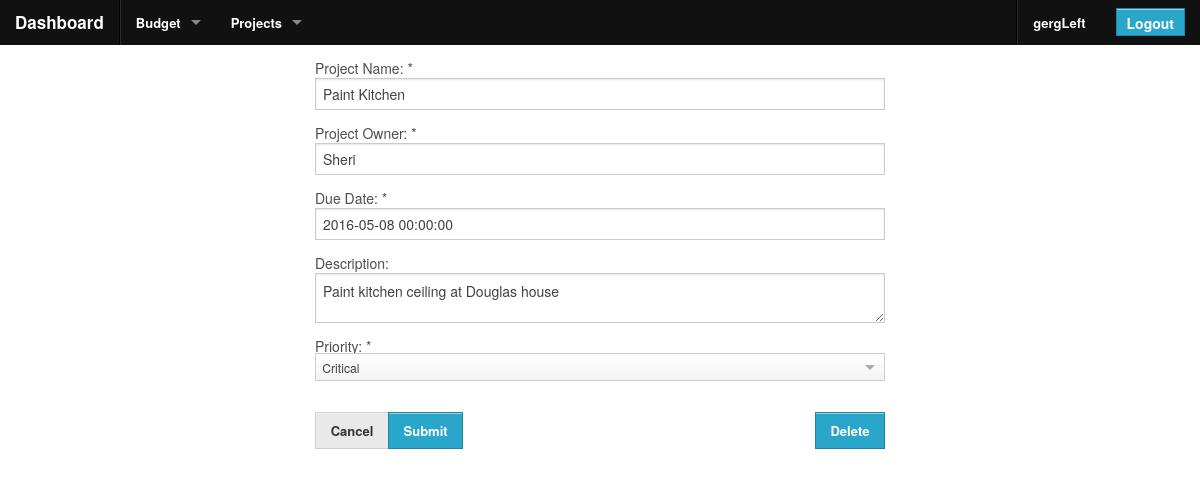
/site-sections/projects/edit_project.php?pid=4 (signed in), run on the app's committed database.
### tables this page shows
CREATE TABLE `authorized_users` (
  `user_id` int(11) NOT NULL AUTO_INCREMENT,
  `username` varchar(45) DEFAULT NULL,
  `password` varchar(255) DEFAULT NULL,
  `last_login` datetime DEFAULT NULL,
  `create_date` datetime DEFAULT NULL,
  PRIMARY KEY (`user_id`),
  UNIQUE KEY `username_UNIQUE` (`username`)
);

CREATE TABLE `projects` (
  `id` int(10) unsigned NOT NULL AUTO_INCREMENT,
  `name` varchar(50) NOT NULL,
  `dueDate` datetime NOT NULL DEFAULT CURRENT_TIMESTAMP,
  `priority` varchar(10) NOT NULL DEFAULT ' medium',
  `owner` varchar(50) DEFAULT NULL,
  `description` varchar(500) DEFAULT NULL,
  PRIMARY KEY (`id`)
);

### includes/functions_helperFunctions.php (called while the page is built, shortened)
<?php
function isExternalPage($page) {
	switch($page) {
		default:
			return false;
			break;
	}
}
?>

### functions.php (called while the page is built, shortened)
<?php
include 'includes/db_sql.phpclass.inc';
include 'includes/functions_helperFunctions.php';
include 'includes/membership_info.phpclass.inc';
include 'includes/project.phpclass.inc';
$loginProtectedPage = !isExternalPage($page_tag);
$currentUserInfo = new membership_info();
if (isset($_SESSION["user_id"])) {
  $currentUserInfo->setUserInfo($_SESSION["user_id"]);
}
$currentUser = $currentUserInfo->username;
?>

### includes/membership_info.phpclass.inc (called while the page is built, shortened)
<?php
class membership_info {
  public function setUserInfo($userId) {
    $db = new db_sql();
    $query =
      "SELECT
        *
      FROM
        authorized_users
      WHERE ";
    $query .= sprintf("user_id = '%s' ", $userId);
    $db->query($query);
    if ($db->next_record()) {
      $this->user_id = $db->f("user_id");
      if (isset($this->user_id)) {
        $this->username = $db->f("username");
      }
    }
  }
}
?>

### includes/db_sql.phpclass.inc (called while the page is built, shortened)
<?php
class db_sql {
	private $host;
	private $database;
	private $user;
	private $password;
	public $Record = array();
	private $Link_ID    = 0;
	private $Query_ID   = 0;
	public function __construct($database="") {
		switch ($database)
		{
			default:
			case 'center':
				$this->host = "localhost";
				$this->database = 'center_org';
				$this->user = 'center';
				$this->password = 'G&6j37dZQB4h$93x';
				break;
		}
	}
	function connect($database = "", $host = "", $user = "", $password = "") {
		if ($database == "")
			$database = $this->database;
		if ($host == "")
			$host = $this->host;
		if ($user == "")
			$user = $this->user;
		if ($password == "")
			$password = $this->password;
		if ($this->Link_ID == 0) {
			$this->Link_ID = mysql_connect($host, $user, $password, true, 2);
		}
		return $this->Link_ID;
	}
	public function query($Query_String) {
		$this->Query_ID = @mysql_query($Query_String,$this->Link_ID);
		return $this->Query_ID;
	}
	public function next_record() {
		$this->Record = @mysql_fetch_array($this->Query_ID);
		$stat = is_array($this->Record);
		return $stat;
	}
	function f($Name) {
		return stripslashes($this->Record[$Name]);
	}
}
?>

### includes/project.phpclass.inc (called while the page is built, shortened)
<?php
class project {
  function __construct($id = null) {
    if (is_null($id)) {
      $this->dueDate = date("Y-m-d 00:00:00");
    } else {
      $this->get_project($id);
    }
  }
  private function get_project($id) {
    $db = new db_sql();
    $query = "SELECT * FROM projects";
    $query .= sprintf(" WHERE id = %s", $id);
    $db->query($query);
    if ($db->next_record()) {
      $this->name = $db->f("name");
      $this->dueDate = $db->f("dueDate");
      $this->description = $db->f("description");
      $this->priority = $db->f("priority");
      $this->owner = $db->f("owner");
      return true;
    } else {
      return false;
    }
  }
}
?>

### site-sections/projects/edit_project.php (the view, shortened to what this page needs)
<?php
  $page_tag = 'projects-edit_project';
  include 'functions.php';
  $this_project = new project($_GET["pid"]);
  if ( "POST" === $_SERVER['REQUEST_METHOD']) {
    if (isset($_POST["btnDelete"])) {
      project::delete_project($_GET["pid"]);
    } else if (empty($_POST["txtProjectName"]) ||
        empty($_POST["txtProjectDueDate"])
    ) {
      if (empty($_POST["txtProjectName"])) {
        $projName_err = "error";
      }
      if (empty($_POST["txtProjectDueDate"])) {
        $projDate_err = "error";
      }
      if (empty($_POST["txtProjectOwner"])) {
        $projOwner_err = "error";
      }
    } else {
      $this_project->name = $_POST["txtProjectName"];
      $this_project->dueDate = $_POST["txtProjectDueDate"];
      $this_project->description = $_POST["txtDescription"];
      $this_project->priority = $_POST["ddlPriority"];
      $this_project->owner = $_POST["txtProjectOwner"];
      try {
        if ($this_project->update_project()) {
          $serverFeedback = Message::translate_code_to_message(Message::PROJECT_CREATED);
          $serverFeedbackClass = "success";
          clearFormDisplay($form_display);
        }
      } catch (Exception $ex) {
        dump($ex);
        $serverFeedbackClass = "error";
      }
    }
  } else {
    $form_display = array(
      'txtProjectName' => $this_project->name,
      'txtProjectDueDate' => $this_project->dueDate,
      'txtDescription' => $this_project->description,
      'ddlPriority' => $this_project->priority,
      'txtProjectOwner' => $this_project->owner,
    );
  }
?>
<?php include 'components/global/header.php'; ?>
<form class="custom" method="POST">
  <div class="row formRow required <?php echo $username_err ?>">
    <div class="small-12 medium-6 small-centered columns">
      <label>Project Name: <?php echo REQUIRED_INDICATOR ?></label>
      <input id="txtProjectName" name="txtProjectName" type="text" MaxLength="50" value="<?php echo $form_display["txtProjectName"] ?>"/>
    </div>
  </div>
  <div class="row formRow required <?php echo $username_err ?>">
    <div class="small-12 medium-6 small-centered columns">
      <label>Project Owner: <?php echo REQUIRED_INDICATOR ?></label>
      <input id="txtProjectOwner" name="txtProjectOwner" type="text" MaxLength="50" value="<?php echo $form_display["txtProjectOwner"] ?>"/>
    </div>
  </div>
  <div class="row formRow required <?php echo $monthBudget_err ?>">
    <div class="small-12 medium-6 small-centered columns">
      <label>Due Date: <?php echo REQUIRED_INDICATOR ?></label>
      <input id="txtProjectDueDate" name="txtProjectDueDate" type="text" MaxLength="50" value="<?php echo $form_display["txtProjectDueDate"] ?>" class="foundation-date"/>
    </div>
  </div>
  <div class="row formRow required <?php echo $monthBudget_err ?>">
    <div class="small-12 medium-6 small-centered columns">
      <label>Description: </label>
      <textarea id="txtDescription" name="txtDescription"><?php echo $form_display["txtDescription"] ?></textarea>
    </div>
  </div>
  <div class="row formRow required">
    <div class="small-12 medium-6 small-centered columns">
      <label>Priority: <?php echo REQUIRED_INDICATOR ?>
        <select id='ddlPriority' name='ddlPriority'>
          <option value="<?php echo project::PRIORITY_CRITICAL ?>" <?php if (project::PRIORITY_CRITICAL == $form_display["ddlPriority"]) : ?>selected<?php endif; ?>><?php echo ucwords(project::PRIORITY_CRITICAL) ?></option>
        </select>
      </label>
    </div>
  </div>
  <div class="row formRow">
    <div class="small-12 medium-6 small-centered columns">
      <div class="row">
        <div class="small-6 columns">
          <ul class="button-group">
            <li><a class="small button secondary" href="./">Cancel</a></li>
            <li><input type="submit" class="small button" type="submit"></li>
          </ul>
        </div>
        <div class="small-6 text-right columns">
          <input type="submit" class="small button" type="submit" id="btnDelete" name="btnDelete" value="Delete">
        </div>
      </div>
    </div>
  </div>
</form>
<?php include "components/global/footer.php"; ?>

### components/global/header_menu.php (shortened to what this page needs)
<?php if ($loginProtectedPage) : ?>
<form method="POST">
	<div>
		<LoggedInTemplate>
	    <nav class="top-bar">
	      <ul class="title-area">
	        <li class="name">
	          <h1><a href="/dashboard.php">Dashboard</a></h1>
	        </li>
	      </ul>
	      <section class="top-bar-section">
            <?php
              $sections[] = array (
                "title" => "Budget",
                "actions" => array(
                  array(
                    "title" => "Budget Dashboard",
                    "url" => "/site-sections/budget/index.php"
                  ),
                  array(
                    "title" => "View Ledger",
                    "url" => "/site-sections/budget/view_ledger.php"
                  ),
                  array(
                    "title" => "Create Expense Category",
                    "url" => "/site-sections/budget/create_expense_category.php"
                  ),
                  array(
                    "title" => "Create Income Category",
                    "url" => "/site-sections/budget/create_income_category.php"
                  ),
                  array(
                    "title" => "Create Ledger Item",
                    "url" => "/site-sections/budget/create_ledger_item.php"
                  ),
                  array(
                    "title" => "Import Ledger Items",
                    "url" => "/site-sections/budget/import_ledger_items.php"
                  )
                )
              );
              $sections[] = array (
                "title" => "Projects",
                "actions" => array(
                  array(
                    "title" => "Project Dashboard",
                    "url" => "/site-sections/projects/index.php"
                  ),
                  array(
                    "title" => "Create Project",
                    "url" => "/site-sections/projects/create_project.php"
                  ),
                )
              );
            ?>
	        <ul class="middle">
	          <li class="divider"></li>
              <?php foreach ($sections as $s) : ?>
              <li class="has-dropdown"><a href="#"><?php echo $s["title"]; ?></a>
              </li>
              <?php endforeach; ?>
            </ul>
	        <ul class="right">
	          <li class="divider"></li>
	          <li>
                <a href="profile.php"><?php echo $currentUser; ?></a>
	          </li>
              <li class="has-form">
                <input type="submit" class="button" value="Logout" id="btnLogout" name="btnLogout" />
              </li>
            </ul>
          </section>
        </nav>
	  </LoggedInTemplate>
	</div>
</form>
<?php endif; ?>

### stylesheets/grid-5.css (style rules this page uses)
.row:before, .row:after { content: " "; display: table; }
.row:after { clear: both; }
.row .row { margin-left: -0.9375em; margin-right: -0.9375em; max-width: none; width: auto; *zoom: 1; }
.row .row:before, .row .row:after { content: " "; display: table; }
.row .row:after { clear: both; }
.column, .columns { padding-left: 0.9375em; padding-right: 0.9375em; width: 100%; float: left; position: relative; }
@media only screen { .small-6 { width: 50%; } }
@media only screen { .small-12 { width: 100%; } }
@media only screen { .column.small-centered, .columns.small-centered { margin-left: auto; margin-right: auto; float: none !important; } }
@media only screen and (min-width: 640px) { .medium-6 { width: 50%; } }

### data on the page
authorized_users: username "gergLeft"
projects: txtProjectName "Paint Kitchen", txtProjectOwner "Sheri", txtProjectDueDate "2016-05-08 00:00:00", txtDescription "Paint kitchen ceiling at Douglas house"

### other printed values
$s["title"] "Budget"
$s["title"] "Projects"
REQUIRED_INDICATOR "*"
project::PRIORITY_CRITICAL "Critical"
